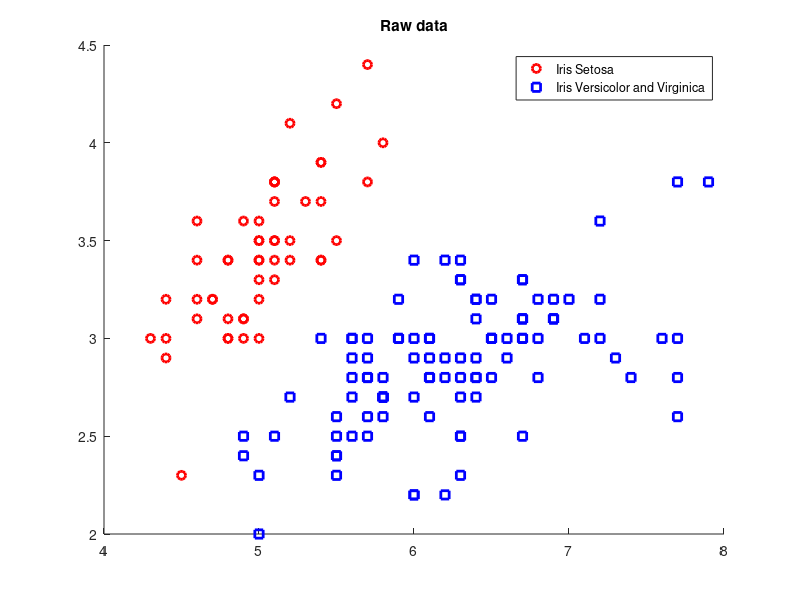

MATLAB code to generate this figure: (Note: this script raises an error after producing the figure.)
%$ clear all
clc, close all force, clear all

%% Set the data from the file (would read file but formatted as rich text so annoying to process file)
ASetosa = [5.1 3.5 1.4 0.2;...
    4.9 3.0 1.4 0.2;...
    4.7 3.2 1.3 0.2;...
    4.6 3.1 1.5 0.2;...
    5.0 3.6 1.4 0.2;...
    5.4 3.9 1.7 0.4;...
    4.6 3.4 1.4 0.3;...
    5.0 3.4 1.5 0.2;...
    4.4 2.9 1.4 0.2;...
    4.9 3.1 1.5 0.1;...
    5.4 3.7 1.5 0.2;...
    4.8 3.4 1.6 0.2;...
    4.8 3.0 1.4 0.1;...
    4.3 3.0 1.1 0.1;...
    5.8 4.0 1.2 0.2;...
    5.7 4.4 1.5 0.4;...
    5.4 3.9 1.3 0.4;...
    5.1 3.5 1.4 0.3;...
    5.7 3.8 1.7 0.3;...
    5.1 3.8 1.5 0.3;...
    5.4 3.4 1.7 0.2;...
    5.1 3.7 1.5 0.4;...
    4.6 3.6 1.0 0.2;...
    5.1 3.3 1.7 0.5;...
    4.8 3.4 1.9 0.2;...
    5.0 3.0 1.6 0.2;...
    5.0 3.4 1.6 0.4;...
    5.2 3.5 1.5 0.2;...
    5.2 3.4 1.4 0.2;...
    4.7 3.2 1.6 0.2;...
    4.8 3.1 1.6 0.2;...
    5.4 3.4 1.5 0.4;...
    5.2 4.1 1.5 0.1;...
    5.5 4.2 1.4 0.2;...
    4.9 3.1 1.5 0.2;...
    5.0 3.2 1.2 0.2;...
    5.5 3.5 1.3 0.2;...
    4.9 3.6 1.4 0.1;...
    4.4 3.0 1.3 0.2;...
    5.1 3.4 1.5 0.2;...
    5.0 3.5 1.3 0.3;...
    4.5 2.3 1.3 0.3;...
    4.4 3.2 1.3 0.2;...
    5.0 3.5 1.6 0.6;...
    5.1 3.8 1.9 0.4;...
    4.8 3.0 1.4 0.3;...
    5.1 3.8 1.6 0.2;...
    4.6 3.2 1.4 0.2;...
    5.3 3.7 1.5 0.2;...
    5.0 3.3 1.4 0.2];

AVersicolor = [7.0 3.2 4.7 1.4;...
    6.4 3.2 4.5 1.5;...
    6.9 3.1 4.9 1.5;...
    5.5 2.3 4.0 1.3;...
    6.5 2.8 4.6 1.5;...
    5.7 2.8 4.5 1.3;...
    6.3 3.3 4.7 1.6;...
    4.9 2.4 3.3 1.0;...
    6.6 2.9 4.6 1.3;...
    5.2 2.7 3.9 1.4;...
    5.0 2.0 3.5 1.0;...
    5.9 3.0 4.2 1.5;...
    6.0 2.2 4.0 1.0;...
    6.1 2.9 4.7 1.4;...
    5.6 2.9 3.6 1.3;...
    6.7 3.1 4.4 1.4;...
    5.6 3.0 4.5 1.5;...
    5.8 2.7 4.1 1.0;...
    6.2 2.2 4.5 1.5;...
    5.6 2.5 3.9 1.1;...
    5.9 3.2 4.8 1.8;...
    6.1 2.8 4.0 1.3;...
    6.3 2.5 4.9 1.5;...
    6.1 2.8 4.7 1.2;...
    6.4 2.9 4.3 1.3;...
    6.6 3.0 4.4 1.4;...
    6.8 2.8 4.8 1.4;...
    6.7 3.0 5.0 1.7;...
    6.0 2.9 4.5 1.5;...
    5.7 2.6 3.5 1.0;...
    5.5 2.4 3.8 1.1;...
    5.5 2.4 3.7 1.0;...
    5.8 2.7 3.9 1.2;...
    6.0 2.7 5.1 1.6;...
    5.4 3.0 4.5 1.5;...
    6.0 3.4 4.5 1.6;...
    6.7 3.1 4.7 1.5;...
    6.3 2.3 4.4 1.3;...
    5.6 3.0 4.1 1.3;...
    5.5 2.5 4.0 1.3;...
    5.5 2.6 4.4 1.2;...
    6.1 3.0 4.6 1.4;...
    5.8 2.6 4.0 1.2;...
    5.0 2.3 3.3 1.0;...
    5.6 2.7 4.2 1.3;...
    5.7 3.0 4.2 1.2;...
    5.7 2.9 4.2 1.3;...
    6.2 2.9 4.3 1.3;...
    5.1 2.5 3.0 1.1;...
    5.7 2.8 4.1 1.3];

AVirginica = [6.3 3.3 6.0 2.5;...
    5.8 2.7 5.1 1.9;...
    7.1 3.0 5.9 2.1;...
    6.3 2.9 5.6 1.8;...
    6.5 3.0 5.8 2.2;...
    7.6 3.0 6.6 2.1;...
    4.9 2.5 4.5 1.7;...
    7.3 2.9 6.3 1.8;...
    6.7 2.5 5.8 1.8;...
    7.2 3.6 6.1 2.5;...
    6.5 3.2 5.1 2.0;...
    6.4 2.7 5.3 1.9;...
    6.8 3.0 5.5 2.1;...
    5.7 2.5 5.0 2.0;...
    5.8 2.8 5.1 2.4;...
    6.4 3.2 5.3 2.3;...
    6.5 3.0 5.5 1.8;...
    7.7 3.8 6.7 2.2;...
    7.7 2.6 6.9 2.3;...
    6.0 2.2 5.0 1.5;...
    6.9 3.2 5.7 2.3;...
    5.6 2.8 4.9 2.0;...
    7.7 2.8 6.7 2.0;...
    6.3 2.7 4.9 1.8;...
    6.7 3.3 5.7 2.1;...
    7.2 3.2 6.0 1.8;...
    6.2 2.8 4.8 1.8;...
    6.1 3.0 4.9 1.8;...
    6.4 2.8 5.6 2.1;...
    7.2 3.0 5.8 1.6;...
    7.4 2.8 6.1 1.9;...
    7.9 3.8 6.4 2.0;...
    6.4 2.8 5.6 2.2;...
    6.3 2.8 5.1 1.5;...
    6.1 2.6 5.6 1.4;...
    7.7 3.0 6.1 2.3;...
    6.3 3.4 5.6 2.4;...
    6.4 3.1 5.5 1.8;...
    6.0 3.0 4.8 1.8;...
    6.9 3.1 5.4 2.1;...
    6.7 3.1 5.6 2.4;...
    6.9 3.1 5.1 2.3;...
    5.8 2.7 5.1 1.9;...
    6.8 3.2 5.9 2.3;...
    6.7 3.3 5.7 2.5;...
    6.7 3.0 5.2 2.3;...
    6.3 2.5 5.0 1.9;...
    6.5 3.0 5.2 2.0;...
    6.2 3.4 5.4 2.3;...
    5.9 3.0 5.1 1.8];

%% Create two classes with Iris Setosa as one and the rest as the other.

class1 = ASetosa(:,[1,2]);
class2 = cat(1, AVersicolor(:,[1,2]), AVirginica(:,[1,2]));

%% Plot data

figure, hold on;
plot(class1(:,1), class1(:,2), 'or', 'linewidth', 2);
plot(class2(:,1), class2(:,2), 'sb', 'linewidth', 2);
legend('Iris Setosa', 'Iris Versicolor and Virginica');
title('Raw data');

%% Find optimal plane

% finding optimal plane
w = find_fisher_opt_plane({class1;class2})';

% Find projecting plane (i.e. plane orthogonal to w).
w = cross([w,0], [0,0,1]); w = w([1,2]);

wnorm = norm(w);
wcl1 = repmat(w, size(class1,1), 1);
wcl2 = repmat(w, size(class2,1), 1);
% project points onto plane passing through 0
cl1proj = class1 - repmat(sum(wcl1.*class1, 2),1,2) .* wcl1/wnorm;
cl2proj = class2 - repmat(sum(wcl2.*class2, 2),1,2) .* wcl2/wnorm;

% show plane with projected points
figure, hold on;
plot(cl1proj(:,1), cl1proj(:,2), 'or', 'linewidth', 2);
plot(cl2proj(:,1), cl2proj(:,2), 'sb', 'linewidth', 2);
data = cat(1,cl1proj,cl2proj);
xmin = min(data(:,1))-1; xmax = max(data(:,1))+1;
plot([xmin,xmax], -w(1)/w(2) * [xmin,xmax], '--k', 'linewidth', 2);
legend('Iris Setosa', 'Iris Versicolor and Virginica','Plane orthogonal w.');
title('Projected data');

%% Change of basis so that data is shown just on x-plane

% find unit vector along the plane
x = 1 / sqrt(1 + w(1)^2 / w(2)^2);
uvec1 = [x, -w(1)/w(2) * x,0]; uvec2 = cross(uvec1, [0,0,1]);
uvec1 = uvec1([1,2]); uvec2 = uvec2([1,2]);

trans_mat = [uvec1', uvec2']; % column vectors with the two basis vectors of our new space
trans = cl1proj(1,:) * trans_mat;
% project points onto x axis using transformation matrix
% Basically this code just uses cells to speed up the process of
% transforming each individual feature vector.  Moreover it makes the code
% nice and terse.
tmp = cell(size(cl1proj,1),1); tmp(:) = {trans_mat}; % cell matrix containing n1 copies of the transformation matrix
cl1proj2 = cellfun(@(a,b) a*b, mat2cell(cl1proj,ones(size(cl1proj,1),1),[size(cl1proj,2)]), tmp, 'uniformoutput', false);
cl1proj2 = cell2mat(cl1proj2);

tmp = cell(size(cl2proj,1),1); tmp(:) = {trans_mat};
cl2proj2 = cellfun(@(a,b) a*b, mat2cell(cl2proj,ones(size(cl2proj,1),1),[size(cl2proj,2)]), tmp, 'uniformoutput', false);
cl2proj2 = cell2mat(cl2proj2);

%% Plot newly projected points (again)

% show plane with projected points
figure, hold on;
plot(cl1proj2(:,1), cl1proj2(:,2), 'or', 'linewidth', 2);
plot(cl2proj2(:,1), cl2proj2(:,2), 'sb', 'linewidth', 2);
data = cat(1,cl1proj2,cl2proj2);
title('Projected data');

%% Calculate Normal distributions for newly projected classes

class1_1d = cl1proj2(:,1); class2_1d = cl2proj2(:,1); % only the x dimension

mean1 = mean(class1_1d); std1 = std(class1_1d);
mean2 = mean(class2_1d); std2 = std(class2_1d);

f = @(x,mean,std) 1/(std*sqrt(2*pi)) * exp(-0.5 * (x - mean).^2 / std^2);

xmin = min(cat(1, class1_1d, class2_1d)) - 1;  xmax = max(cat(1, class1_1d, class2_1d)) + 1;
xx = linspace(xmin,xmax,300);

%% Plot distributions on top of data
plot(xx, f(xx, mean1, std1), 'r'); plot(xx, f(xx, mean2, std2), 'b');
legend('Iris Setosa', 'Iris Versicolor and Virginica', 'Normal distribution for class 1', 'Normal distribution for class 2');

%% Find the threshold point (i.e. where the two normal distributions cross)

f_findzero = @(x) f(x, mean1, std1) - f(x, mean2, std2);
thresh = fzero(f_findzero, [(mean1 + mean2)/2]);

%% Plot threshold on top of data

plot([thresh,thresh], [-0.5,2], '--k', 'linewidth', 2);
legend('Iris Setosa',...
    'Iris Versicolor and Virginica',...
    'Normal distribution for class 1',...
    'Normal distribution for class 2',...
    'Threshold');

%% Calculate classification error

all_data = cat(1, class1_1d, class2_1d);

% labels, 0 if in class with mean smaller than tresh and 1 otherwise
if mean1 > mean2
    labels = cat(1, ones(length(class1_1d),1), zeros(length(class2_1d),1));
else
    labels = cat(1, zeros(length(class1_1d),1), ones(length(class2_1d),1));
end

classify = all_data >= thresh; % classify (i.e. get bool value of whether bigger than thresh)
err = classify ~= labels; % check if label and classification don't match
err = sum(err) / length(err); % count number of misclassified features
display(['Classification error is ' num2str(err) ]);